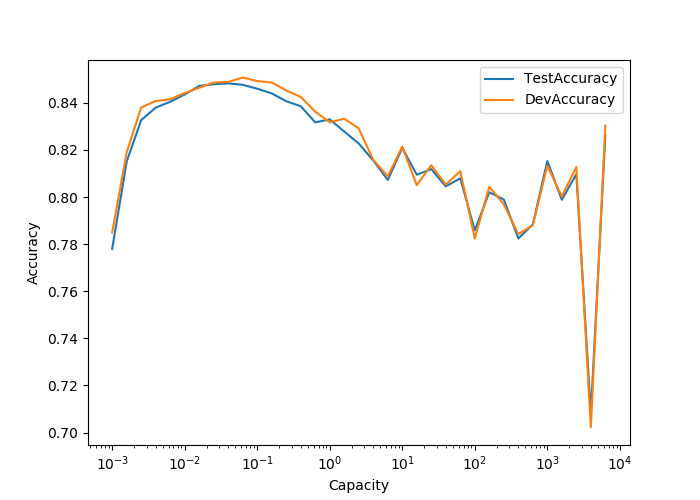

Write the Python code that produced this figure.
#!/usr/bin/python3

import numpy as np    
import matplotlib.pyplot as plt   

epochs = 5
#noDevCriterion = argu.noDevCriterion
eta =0.1
plt.figure(figsize=(7,5))

def ReadData(path):
    data = open(path, "r")
    lines = []
    for line in data:
        lines.append(line)
    
    FeatureArrayPlus = np.zeros((len(lines),124))
    Label = []
        
    for j in range(0,len(lines)):
        RatioSet = lines[j].split()
        Label.append(int(RatioSet[0]))
        for i in range(1, len(RatioSet)):  
            SingleSet = RatioSet[i].split(':')
            position = int(SingleSet[0])
            FeatureArrayPlus[j, position] = 1
            FeatureArrayPlus[j, 0] = 1
    return FeatureArrayPlus, Label

def Train(FeatureArray, Label, eta, epochs, capacity):
    weights = np.zeros(len(FeatureArray[0,:]))
    for i in range(epochs):
        for j in range(0, len(FeatureArray[:,0])):
            DotProduct = np.dot(weights, FeatureArray[j,:])
            if DotProduct*Label[j] <= 1  :
                weights[1:] = weights[1:] - 1/len(FeatureArray[:,1])*eta*weights[1:] + capacity*eta*Label[j]*FeatureArray[j,1:]
                weights[0] = weights[0]+ capacity*eta*Label[j]*FeatureArray[j,0]
            else:
                weights[1:] = weights[1:] - 1/len(FeatureArray[:,1])*eta*weights[1:]
    return weights   
    
def Test(FeatureArraytest, Labeltest, eta):
    Count = 0 
    right = 0
    for j in range(0, len(FeatureArraytest[:,0])):
        DotProduct = np.dot( weights, FeatureArraytest[j,:])
        sign = np.sign(DotProduct)
        Count=Count+1
        if sign * Labeltest[j] > 0 :
            right=right+1
    Accuracy = right/Count
    return Accuracy

#FeatureArray, Label = ReadData('/u/cs246/data/adult/a7a.train')  ### Reading the traning data 
FeatureArray, Label = ReadData('a7a.train')  ### Reading the traning data

#FeatureArraytest, Labeltest = ReadData('/u/cs246/data/adult/a7a.test')  ### Reading the test data
FeatureArrayTest, LabelTest = ReadData('a7a.test')  ### Reading the test data

#FeatureArraytest, Labeltest = ReadData('/u/cs246/data/adult/a7a.test')  ### Reading the dev data
FeatureArrayDev, LabelDev = ReadData('a7a.dev')  ### Reading the test data

AccuracyTest = []
AccuracyDev = []
C = []
for i in range(35):
    capacity = 1e-3*10**(0.2*i)
    weights = Train (FeatureArray, Label, eta, epochs, capacity)  ### Traning using perceptron
    C.append(capacity)
    AccuracyTest.append(Test(FeatureArrayTest, LabelTest, eta))
    AccuracyDev.append (Test(FeatureArrayDev, LabelDev, eta))
 
plt.semilogx(C, AccuracyTest, label='TestAccuracy')
plt.semilogx(C, AccuracyDev, label='DevAccuracy')
plt.xlabel('Capacity')
plt.ylabel('Accuracy')
plt.legend()
plt.show
plt.savefig('plot.png')
